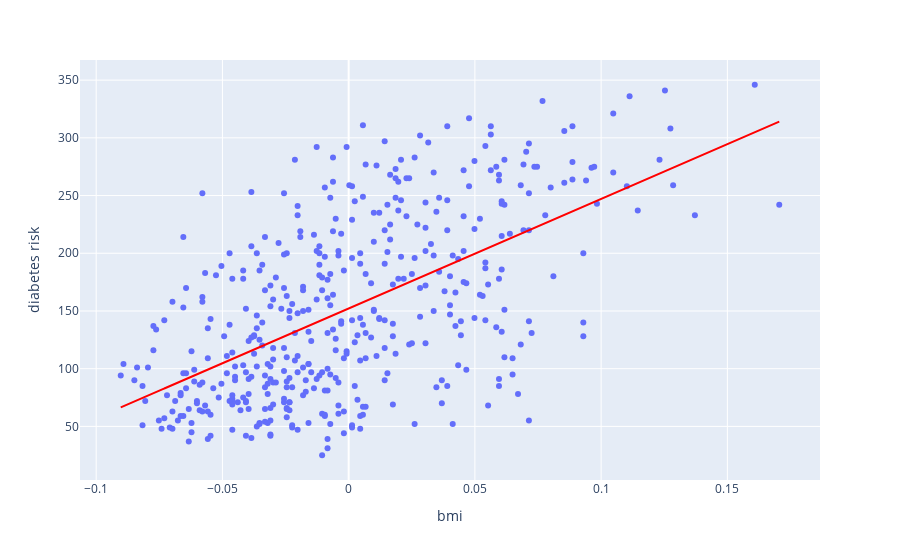

Here is the notebook cell this chart was saved with:
### Code cell
data = subset_X.copy()
data['diabetes risk'] = original_y

prediction = subset_X.copy()
prediction['diabetes risk'] = predicted_y

fig = px.scatter(data, x='bmi', y='diabetes risk')
fig.add_trace(px.line(prediction, x='bmi', y='diabetes risk').data[0])
fig.update_traces(line_color='red')
fig.show()

### Figure 1 — Plotly figure (JSON) as saved in the notebook; plotly's stock layout.template omitted (floating-point values rounded to 4 significant figures; data arrays with more than 128 entries replaced by an {"elided": "..."} marker saying what was removed)
{"data": [{"hovertemplate": "bmi=%{x}<br>diabetes risk=%{y}<extra></extra>", "legendgroup": "", "line": {"color": "red"}, "marker": {"color": "#636efa", "symbol": "circle"}, "mode": "markers", "name": "", "orientation": "v", "showlegend": false, "type": "scatter", "x": {"elided": "442 float values"}, "xaxis": "x", "y": {"elided": "442 int values"}, "yaxis": "y"}, {"hovertemplate": "bmi=%{x}<br>diabetes risk=%{y}<extra></extra>", "legendgroup": "", "line": {"color": "red", "dash": "solid"}, "mode": "lines", "name": "", "orientation": "v", "showlegend": false, "type": "scatter", "x": {"elided": "442 float values"}, "xaxis": "x", "y": {"elided": "442 float values"}, "yaxis": "y"}], "layout": {"legend": {"tracegroupgap": 0}, "margin": {"t": 60}, "xaxis": {"anchor": "y", "domain": [0, 1], "title": {"text": "bmi"}}, "yaxis": {"anchor": "x", "domain": [0, 1], "title": {"text": "diabetes risk"}}}}
